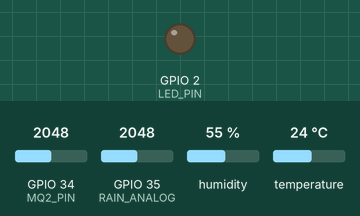
The sketch below on a simulated ESP32. Shown: output pins drawn as LEDs (lit = HIGH). Inputs (shaded band) come from the test bench; at power-on: GPIO 34 (MQ2_PIN) = 2048, GPIO 35 (RAIN_ANALOG) = 2048, humidity 55 %, temperature 24 °C. Random numbers use the default seed unless the sketch sets one; what the sketch prints to the serial monitor is not drawn.

Above: at 0.1 s.
At 3.2 s:
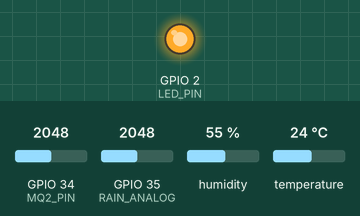
3.3 s: GPIO 34 (MQ2_PIN) set to 960
Timing chart, 0 to 6.3 s (numbered marks = the images above; inputs shaded):
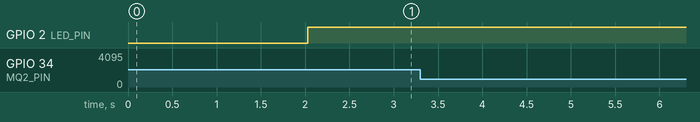

Measured:
- after the input at 3.3 s, every drawn part: stays the same

The sketch:

firedetect.ino
```cpp
// #define MQ2_PIN 34   // Analog pin connected to MQ-2 AO
// #define LED_PIN 2    // Onboard LED (ESP32)

// int threshold = 1000;  // Adjust this value based on readings

// void setup() {
//   Serial.begin(115200);
//   pinMode(MQ2_PIN, INPUT);
//   pinMode(LED_PIN, OUTPUT);
//   digitalWrite(LED_PIN, LOW);
//   delay(1000);
//   Serial.println("🔥 Crop Fire Detection Initialized...");
// }

// void loop() {
//   int sensorValue = analogRead(MQ2_PIN);
//   Serial.print("Smoke Level: ");
//   Serial.println(sensorValue);

//   if (sensorValue > threshold) {
//     Serial.println("⚠️ Fire/Smoke Detected!");
//     digitalWrite(LED_PIN, HIGH);
//   } else {
//     digitalWrite(LED_PIN, LOW);
//   }

//   delay(1000);  // read every second
// }


// #include "DHT.h"

// #define DHTPIN 4       // GPIO 4 connected to DATA pin
// #define DHTTYPE DHT11  // Sensor type

// DHT dht(DHTPIN, DHTTYPE);

// void setup() {
//   Serial.begin(115200);
//   Serial.println("🌡️ DHT11 Temperature & Humidity Sensor Test");
//   dht.begin();
// }

// void loop() {
//   delay(500); // DHT11 takes readings every ~2 seconds

//   float humidity = dht.readHumidity();
//   float temperature = dht.readTemperature(); // Celsius

//   // Check if any reads failed
//   if (isnan(humidity) || isnan(temperature)) {
//     Serial.println("❌ Failed to read from DHT sensor!");
//     return;
//   }

//   Serial.print("Humidity: ");
//   Serial.print(humidity);
//   Serial.print(" %\t");
//   Serial.print("Temperature: ");
//   Serial.print(temperature);
//   Serial.println(" °C");

//   // Optional: simple alert if temperature too high
//   if (temperature > 35) {
//     Serial.println("🔥 Warning: High Temperature Detected!");
//   }
// }


// #include "DHT.h"

// #define MQ2_PIN 34       // Analog pin for MQ-2 AO
// #define DHTPIN 4         // Digital pin for DHT11
// #define DHTTYPE DHT11
// #define LED_PIN 2        // Built-in LED

// DHT dht(DHTPIN, DHTTYPE);

// int smokeThreshold = 1000;  // Adjust after calibration

// void setup() {
//   Serial.begin(115200);
//   pinMode(MQ2_PIN, INPUT);
//   pinMode(LED_PIN, OUTPUT);
//   digitalWrite(LED_PIN, LOW);

//   Serial.println("🔥 Crop Fire + Weather Monitoring System");
//   Serial.println("Initializing sensors...");
//   dht.begin();
//   delay(2000);
//   Serial.println("✅ Initialization complete\n");
// }

// void loop() {
//   // --- MQ-2 Smoke Reading ---
//   int smokeLevel = analogRead(MQ2_PIN);

//   // --- DHT11 Readings ---
//   float humidity = dht.readHumidity();
//   float temperature = dht.readTemperature(); // Celsius

//   // --- Validate DHT11 Data ---
//   if (isnan(humidity) || isnan(temperature)) {
//     Serial.println("❌ Failed to read from DHT11 sensor!");
//     delay(2000);
//     return;
//   }

//   // --- Print All Data ---
//   Serial.println("📊 SENSOR DATA --------------------");
//   Serial.print("Smoke Level: ");
//   Serial.println(smokeLevel);
//   Serial.print("Temperature: ");
//   Serial.print(temperature);
//   Serial.println(" °C");
//   Serial.print("Humidity: ");
//   Serial.print(humidity);
//   Serial.println(" %");

//   // --- Fire / High Temp Alert ---
//   if (smokeLevel > smokeThreshold || temperature > 21.0) {
//     Serial.println("⚠️ ALERT: Possible Fire/Overheat Detected!");
//     digitalWrite(LED_PIN, HIGH);
//   } else {
//     digitalWrite(LED_PIN, LOW);
//   }

//   Serial.println("-----------------------------------\n");
//   delay(2000);
// }


// #define RAIN_ANALOG 35  // AO pin connected to ESP32 GPIO 35
// #define RAIN_DIGITAL 32 // DO pin connected to ESP32 GPIO 32
// #define LED_PIN 2       // Built-in LED

// void setup() {
//   Serial.begin(115200);
//   pinMode(RAIN_DIGITAL, INPUT);
//   pinMode(RAIN_ANALOG, INPUT);
//   pinMode(LED_PIN, OUTPUT);
//   Serial.println("🌧️ Rain Sensor Test Initialized");
// }

// void loop() {
//   int analogValue = analogRead(RAIN_ANALOG);
//   int digitalValue = digitalRead(RAIN_DIGITAL);

//   Serial.println("----------");
//   Serial.print("Analog (Wetness Level): ");
//   Serial.println(analogValue);
//   Serial.print("Digital (Threshold State): ");
//   Serial.println(digitalValue == LOW ? "💧 RAIN Detected" : "☀️ Dry");

//   // LED indicator
//   if (digitalValue == LOW) {
//     digitalWrite(LED_PIN, HIGH);
//   } else {
//     digitalWrite(LED_PIN, LOW);
//   }

//   delay(1000);
// }


// #include "DHT.h"

// // Pin Definitions
// #define MQ2_PIN 34         // MQ-2 AO
// #define DHTPIN 4           // DHT11 DATA
// #define DHTTYPE DHT11
// #define RAIN_ANALOG 35     // Rain AO
// #define RAIN_DIGITAL 32    // Rain DO
// #define LED_PIN 2          // Built-in LED

// // Initialize DHT sensor
// DHT dht(DHTPIN, DHTTYPE);

// // Thresholds
// int smokeThreshold = 1000;  // adjust based on environment
// float tempThreshold = 38.0; // °C for fire/heat alert

// void setup() {
//   Serial.begin(115200);
//   pinMode(MQ2_PIN, INPUT);
//   pinMode(RAIN_ANALOG, INPUT);
//   pinMode(RAIN_DIGITAL, INPUT);
//   pinMode(LED_PIN, OUTPUT);

//   Serial.println("🌾 Crop Environment Safety Monitoring System");
//   Serial.println("Initializing sensors...");
//   dht.begin();
//   delay(2000);
//   Serial.println("✅ All sensors initialized.\n");
// }

// void loop() {
//   // --- MQ-2 Smoke Reading ---
//   int smokeLevel = analogRead(MQ2_PIN);

//   // --- DHT11 Temperature & Humidity ---
//   float humidity = dht.readHumidity();
//   float temperature = dht.readTemperature();

//   // --- Rain Sensor ---
//   int rainAnalog = analogRead(RAIN_ANALOG);
//   int rainDigital = digitalRead(RAIN_DIGITAL);

//   // --- Validate DHT Data ---
//   if (isnan(humidity) || isnan(temperature)) {
//     Serial.println("❌ DHT11 read failed!");
//     delay(2000);
//     return;
//   }

//   // --- Display Data ---
//   Serial.println("📊 SENSOR DATA --------------------------------");
//   Serial.print("Smoke Level: ");
//   Serial.println(smokeLevel);
//   Serial.print("Temperature: ");
//   Serial.print(temperature);
//   Serial.println(" °C");
//   Serial.print("Humidity: ");
//   Serial.print(humidity);
//   Serial.println(" %");
//   Serial.print("Rain (Analog): ");
//   Serial.println(rainAnalog);
//   Serial.print("Rain (Digital): ");
//   Serial.println(rainDigital == LOW ? "💧 RAIN Detected" : "☀️ Dry");

//   bool fireDetected = smokeLevel > smokeThreshold || temperature > tempThreshold;
//   bool rainDetected = (rainDigital == LOW);

//   // --- Alert Conditions ---
//   if (fireDetected) {
//     Serial.println("⚠️ ALERT: Possible Fire/Overheat Detected!");
//     digitalWrite(LED_PIN, HIGH);
//   } else if (rainDetected) {
//     Serial.println("🌧️ ALERT: Rain Detected!");
//     digitalWrite(LED_PIN, HIGH);
//   } else {
//     digitalWrite(LED_PIN, LOW);
//   }

//   Serial.println("----------------------------------------------\n");
//   delay(2000);
// }


// #define RAIN_DO 32

// void setup() {
//   Serial.begin(115200);
//   pinMode(RAIN_DO, INPUT);
// }

// void loop() {
//   int val = digitalRead(RAIN_DO);
//   Serial.println(val);
//   delay(1000);
// }


// #define RAIN_AO 35

// void setup() {
//   Serial.begin(115200);
//   analogReadResolution(12); // ESP32 default ADC resolution
//   Serial.println("AO test start");
// }

// void loop() {
//   int a = analogRead(RAIN_AO);
//   Serial.print("AO = ");
//   Serial.println(a);
//   delay(500);
// }


// === RAIN SENSOR (Simulated Stable Logic) ===
// #define RAIN_ANALOG 35

// const int RAIN_SAMPLES = 10;
// int rainBuffer[RAIN_SAMPLES];
// int rainIndex = 0;
// bool rainDetected = false;

// float smoothRain = 0;
// bool simulateRain = false;  // set true for forced rain simulation

// void updateRainSensor() {
//   int raw = analogRead(RAIN_ANALOG);
//   raw = constrain(raw, 500, 4095);
//   rainBuffer[rainIndex] = raw;
//   rainIndex = (rainIndex + 1) % RAIN_SAMPLES;

//   long sum = 0;
//   for (int i = 0; i < RAIN_SAMPLES; i++) sum += rainBuffer[i];
//   smoothRain = (float)sum / RAIN_SAMPLES;

//   // Add small fluctuations
//   smoothRain += random(-20, 20);

//   static bool lastState = false;
//   int dryThreshold = 3200;
//   int wetThreshold = 1800;

//   if (simulateRain) smoothRain = random(1000, 1800);

//   if (!lastState && smoothRain < wetThreshold) {
//     lastState = true;
//     rainDetected = true;
//     Serial.println("🌧️ ALERT: Rain Detected!");
//   } else if (lastState && smoothRain > dryThreshold) {
//     lastState = false;
//     rainDetected = false;
//     Serial.println("☀️ Condition Normal (Dry)");
//   }
// }

// // === MAIN SETUP + LOOP ===

// void setup() {
//   Serial.begin(115200);
//   pinMode(RAIN_ANALOG, INPUT);
//   Serial.println("🌦️ Rain Sensor (Simulated) Initialized!");
// }

// void loop() {
//   updateRainSensor();

//   Serial.print("Rain Level (simulated): ");
//   Serial.println(smoothRain);
//   Serial.print("Rain Detected: ");
//   Serial.println(rainDetected ? "Yes" : "No");
//   Serial.println("----------------------------");

//   delay(1500);
// }


//Final Code For The INNOTECH-2025

#include "DHT.h"

// ===================== PIN DEFINITIONS =====================
#define MQ2_PIN 34         // MQ-2 analog pin (AO)
#define DHTPIN 4           // DHT11 data pin
#define DHTTYPE DHT11
#define RAIN_ANALOG 35     // Rain sensor analog pin
#define LED_PIN 2          // Onboard LED

// ===================== SENSOR OBJECTS ======================
DHT dht(DHTPIN, DHTTYPE);

// ===================== THRESHOLDS ==========================
int smokeThreshold = 1000;    // adjust based on calibration
float tempThreshold = 38.0;   // °C
int dryThreshold = 3200;      // simulated dry/wet for rain
int wetThreshold = 1800;      // simulated wet threshold

// ===================== RAIN SIMULATION LOGIC =================
const int RAIN_SAMPLES = 10;
int rainBuffer[RAIN_SAMPLES];
int rainIndex = 0;
bool rainDetected = false;
float smoothRain = 0;
bool simulateRain = false;  // set true to force rain mode manually

void updateRainSensor() {
  int raw = analogRead(RAIN_ANALOG);
  raw = constrain(raw, 500, 4095);
  rainBuffer[rainIndex] = raw;
  rainIndex = (rainIndex + 1) % RAIN_SAMPLES;

  long sum = 0;
  for (int i = 0; i < RAIN_SAMPLES; i++) sum += rainBuffer[i];
  smoothRain = (float)sum / RAIN_SAMPLES;

  // small random drift
  smoothRain += random(-20, 20);

  // simulate rain manually
  if (simulateRain) smoothRain = random(1000, 1800);

  static bool lastState = false;
  if (!lastState && smoothRain < wetThreshold) {
    lastState = true;
    rainDetected = true;
    Serial.println("🌧️ ALERT: Rain Detected!");
  } else if (lastState && smoothRain > dryThreshold) {
    lastState = false;
    rainDetected = false;
    Serial.println("☀️ Condition Normal (Dry)");
  }
}

// ===================== SETUP ================================
void setup() {
  Serial.begin(115200);
  pinMode(MQ2_PIN, INPUT);
  pinMode(RAIN_ANALOG, INPUT);
  pinMode(LED_PIN, OUTPUT);
  digitalWrite(LED_PIN, LOW);

  dht.begin();
  Serial.println("\n🌾 Crop Environment Safety Monitoring System");
  Serial.println("✅ Sensors: MQ-2 | DHT11 | Rain (Simulated)");
  Serial.println("---------------------------------------------");
  delay(2000);
}

// ===================== MAIN LOOP ============================
void loop() {
  // --- MQ-2: Smoke / Fire ---
  int smokeLevel = analogRead(MQ2_PIN);

  // --- DHT11: Temp & Humidity ---
  float humidity = dht.readHumidity();
  float temperature = dht.readTemperature();

  if (isnan(humidity) || isnan(temperature)) {
    Serial.println("❌ DHT11 Read Failed!");
    delay(2000);
    return;
  }

  // --- Rain: Simulated Logic ---
  updateRainSensor();

  // --- ALERT CONDITIONS ---
  bool fireDetected = smokeLevel > smokeThreshold || temperature > tempThreshold;
  bool rainAlert = rainDetected;

  if (fireDetected || rainAlert) {
    digitalWrite(LED_PIN, HIGH);
  } else {
    digitalWrite(LED_PIN, LOW);
  }

  // --- OUTPUT DATA ---
  Serial.println("\n📊 SENSOR DATA ================================");
  Serial.print("Smoke Level: "); Serial.println(smokeLevel);
  Serial.print("Temperature: "); Serial.print(temperature); Serial.println(" °C");
  Serial.print("Humidity: "); Serial.print(humidity); Serial.println(" %");
  Serial.print("Rain Level (sim): "); Serial.println(smoothRain);
  Serial.print("Rain Detected: "); Serial.println(rainDetected ? "Yes" : "No");

  if (fireDetected)
    Serial.println("🔥 ALERT: Possible Fire/Overheat Detected!");
  else if (rainAlert)
    Serial.println("🌧️ ALERT: Rainfall Detected!");
  else
    Serial.println("✅ Conditions Normal");

  Serial.println("==============================================");
  delay(2000);
}
```
